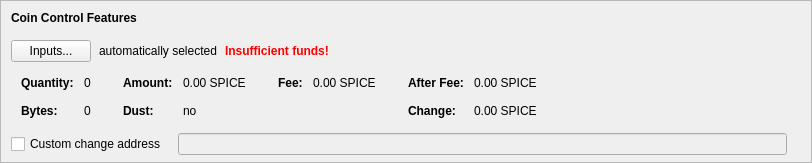
    <widget class="QFrame" name="frameCoinControl">
     <property name="sizePolicy">
      <sizepolicy hsizetype="Expanding" vsizetype="Expanding">
       <horstretch>0</horstretch>
       <verstretch>0</verstretch>
      </sizepolicy>
     </property>
     <property name="maximumSize">
      <size>
       <width>16777215</width>
       <height>16777215</height>
      </size>
     </property>
     <property name="frameShape">
      <enum>QFrame::StyledPanel</enum>
     </property>
     <property name="frameShadow">
      <enum>QFrame::Sunken</enum>
     </property>
     <layout class="QVBoxLayout" name="verticalLayoutCoinControl2">
      <property name="spacing">
       <number>0</number>
      </property>
      <property name="leftMargin">
       <number>0</number>
      </property>
      <property name="topMargin">
       <number>0</number>
      </property>
      <property name="rightMargin">
       <number>0</number>
      </property>
      <property name="bottomMargin">
       <number>6</number>
      </property>
      <item>
       <layout class="QVBoxLayout" name="verticalLayoutCoinControl" stretch="0,0,0,0,1">
        <property name="spacing">
         <number>0</number>
        </property>
        <property name="leftMargin">
         <number>10</number>
        </property>
        <property name="topMargin">
         <number>10</number>
        </property>
        <item>
         <layout class="QHBoxLayout" name="horizontalLayoutCoinControl1">
          <property name="bottomMargin">
           <number>15</number>
          </property>
          <item>
           <widget class="QLabel" name="labelCoinControlFeatures">
            <property name="sizePolicy">
             <sizepolicy hsizetype="Preferred" vsizetype="Maximum">
              <horstretch>0</horstretch>
              <verstretch>0</verstretch>
             </sizepolicy>
            </property>
            <property name="font">
             <font>
              <weight>75</weight>
              <bold>true</bold>
             </font>
            </property>
            <property name="styleSheet">
             <string notr="true">font-weight:bold;</string>
            </property>
            <property name="text">
             <string>Coin Control Features</string>
            </property>
           </widget>
          </item>
         </layout>
        </item>
        <item>
         <layout class="QHBoxLayout" name="horizontalLayoutCoinControl2" stretch="0,0,0,0">
          <property name="spacing">
           <number>8</number>
          </property>
          <property name="bottomMargin">
           <number>10</number>
          </property>
          <item>
           <widget class="QPushButton" name="pushButtonCoinControl">
            <property name="styleSheet">
             <string notr="true"/>
            </property>
            <property name="text">
             <string>Inputs...</string>
            </property>
            <property name="autoDefault">
             <bool>false</bool>
            </property>
           </widget>
          </item>
          <item>
           <widget class="QLabel" name="labelCoinControlAutomaticallySelected">
            <property name="text">
             <string>automatically selected</string>
            </property>
            <property name="margin">
             <number>5</number>
            </property>
           </widget>
          </item>
          <item>
           <widget class="QLabel" name="labelCoinControlInsuffFunds">
            <property name="font">
             <font>
              <weight>75</weight>
              <bold>true</bold>
             </font>
            </property>
            <property name="styleSheet">
             <string notr="true">color:red;font-weight:bold;</string>
            </property>
            <property name="text">
             <string>Insufficient funds!</string>
            </property>
            <property name="margin">
             <number>5</number>
            </property>
           </widget>
          </item>
          <item>
           <spacer name="horizontalSpacerCoinControl">
            <property name="orientation">
             <enum>Qt::Horizontal</enum>
            </property>
            <property name="sizeHint" stdset="0">
             <size>
              <width>40</width>
              <height>1</height>
             </size>
            </property>
           </spacer>
          </item>
         </layout>
        </item>
        <item>
         <widget class="QWidget" name="widgetCoinControl" native="true">
          <property name="sizePolicy">
           <sizepolicy hsizetype="Preferred" vsizetype="Preferred">
            <horstretch>0</horstretch>
            <verstretch>0</verstretch>
           </sizepolicy>
          </property>
          <property name="minimumSize">
           <size>
            <width>0</width>
            <height>0</height>
           </size>
          </property>
          <property name="styleSheet">
           <string notr="true"/>
          </property>
          <layout class="QHBoxLayout" name="horizontalLayoutCoinControl5">
           <property name="leftMargin">
            <number>0</number>
           </property>
           <property name="topMargin">
            <number>0</number>
           </property>
           <property name="rightMargin">
            <number>0</number>
           </property>
           <property name="bottomMargin">
            <number>0</number>
           </property>
           <item>
            <layout class="QHBoxLayout" name="horizontalLayoutCoinControl3" stretch="0,0,0,1">
             <property name="spacing">
              <number>20</number>
             </property>
             <property name="topMargin">
              <number>0</number>
             </property>
             <property name="bottomMargin">
              <number>10</number>
             </property>
             <item>
              <layout class="QFormLayout" name="formLayoutCoinControl1">
               <property name="horizontalSpacing">
                <number>10</number>
               </property>
               <property name="verticalSpacing">
                <number>14</number>
               </property>
               <property name="leftMargin">
                <number>10</number>
               </property>
               <property name="topMargin">
                <number>4</number>
               </property>
               <property name="rightMargin">
                <number>6</number>
               </property>
               <item row="0" column="0">
                <widget class="QLabel" name="labelCoinControlQuantityText">
                 <property name="font">
                  <font>
                   <weight>75</weight>
                   <bold>true</bold>
                  </font>
                 </property>
                 <property name="text">
                  <string>Quantity:</string>
                 </property>
                 <property name="margin">
                  <number>0</number>
                 </property>
                </widget>
               </item>
               <item row="0" column="1">
                <widget class="QLabel" name="labelCoinControlQuantity">
                 <property name="cursor">
                  <cursorShape>IBeamCursor</cursorShape>
                 </property>
                 <property name="contextMenuPolicy">
                  <enum>Qt::ActionsContextMenu</enum>
                 </property>
                 <property name="text">
                  <string notr="true">0</string>
                 </property>
                 <property name="margin">
                  <number>0</number>
                 </property>
                 <property name="textInteractionFlags">
                  <set>Qt::LinksAccessibleByMouse|Qt::TextSelectableByKeyboard|Qt::TextSelectableByMouse</set>
                 </property>
                </widget>
               </item>
               <item row="1" column="0">
                <widget class="QLabel" name="labelCoinControlBytesText">
                 <property name="font">
                  <font>
                   <weight>75</weight>
                   <bold>true</bold>
                  </font>
                 </property>
                 <property name="text">
                  <string>Bytes:</string>
                 </property>
                </widget>
               </item>
               <item row="1" column="1">
                <widget class="QLabel" name="labelCoinControlBytes">
                 <property name="cursor">
                  <cursorShape>IBeamCursor</cursorShape>
                 </property>
                 <property name="contextMenuPolicy">
                  <enum>Qt::ActionsContextMenu</enum>
                 </property>
                 <property name="text">
                  <string notr="true">0</string>
                 </property>
                 <property name="textInteractionFlags">
                  <set>Qt::LinksAccessibleByMouse|Qt::TextSelectableByKeyboard|Qt::TextSelectableByMouse</set>
                 </property>
                </widget>
               </item>
              </layout>
             </item>
             <item>
              <layout class="QFormLayout" name="formLayoutCoinControl2">
               <property name="horizontalSpacing">
                <number>10</number>
               </property>
               <property name="verticalSpacing">
                <number>14</number>
               </property>
               <property name="leftMargin">
                <number>6</number>
               </property>
               <property name="topMargin">
                <number>4</number>
               </property>
               <property name="rightMargin">
                <number>6</number>
               </property>
               <item row="0" column="0">
                <widget class="QLabel" name="labelCoinControlAmountText">
                 <property name="font">
                  <font>
                   <weight>75</weight>
                   <bold>true</bold>
                  </font>
                 </property>
                 <property name="text">
                  <string>Amount:</string>
                 </property>
                 <property name="margin">
                  <number>0</number>
                 </property>
                </widget>
               </item>
               <item row="0" column="1">
                <widget class="QLabel" name="labelCoinControlAmount">
                 <property name="cursor">
                  <cursorShape>IBeamCursor</cursorShape>
                 </property>
                 <property name="contextMenuPolicy">
                  <enum>Qt::ActionsContextMenu</enum>
                 </property>
                 <property name="text">
                  <string notr="true">0.00 SPICE</string>
                 </property>
                 <property name="textInteractionFlags">
                  <set>Qt::LinksAccessibleByMouse|Qt::TextSelectableByKeyboard|Qt::TextSelectableByMouse</set>
                 </property>
                </widget>
               </item>
               <item row="1" column="0">
                <widget class="QLabel" name="labelCoinControlLowOutputText">
                 <property name="font">
                  <font>
                   <weight>75</weight>
                   <bold>true</bold>
                  </font>
                 </property>
                 <property name="text">
                  <string>Dust:</string>
                 </property>
                </widget>
               </item>
               <item row="1" column="1">
                <widget class="QLabel" name="labelCoinControlLowOutput">
                 <property name="cursor">
                  <cursorShape>IBeamCursor</cursorShape>
                 </property>
                 <property name="contextMenuPolicy">
                  <enum>Qt::ActionsContextMenu</enum>
                 </property>
                 <property name="text">
                  <string notr="true">no</string>
                 </property>
                 <property name="textInteractionFlags">
                  <set>Qt::LinksAccessibleByMouse|Qt::TextSelectableByKeyboard|Qt::TextSelectableByMouse</set>
                 </property>
                </widget>
               </item>
              </layout>
             </item>
             <item>
              <layout class="QFormLayout" name="formLayoutCoinControl3">
               <property name="horizontalSpacing">
                <number>10</number>
               </property>
               <property name="verticalSpacing">
                <number>14</number>
               </property>
               <property name="leftMargin">
                <number>6</number>
               </property>
               <property name="topMargin">
                <number>4</number>
               </property>
               <property name="rightMargin">
                <number>6</number>
               </property>
               <item row="0" column="0">
                <widget class="QLabel" name="labelCoinControlFeeText">
                 <property name="font">
                  <font>
                   <weight>75</weight>
                   <bold>true</bold>
                  </font>
                 </property>
                 <property name="text">
                  <string>Fee:</string>
                 </property>
                 <property name="margin">
                  <number>0</number>
                 </property>
                </widget>
               </item>
               <item row="0" column="1">
                <widget class="QLabel" name="labelCoinControlFee">
                 <property name="cursor">
                  <cursorShape>IBeamCursor</cursorShape>
                 </property>
                 <property name="contextMenuPolicy">
                  <enum>Qt::ActionsContextMenu</enum>
                 </property>
                 <property name="text">
                  <string notr="true">0.00 SPICE</string>
                 </property>
                 <property name="textInteractionFlags">
                  <set>Qt::LinksAccessibleByMouse|Qt::TextSelectableByKeyboard|Qt::TextSelectableByMouse</set>
                 </property>
                </widget>
               </item>
             </layout>
             </item>
             <item>
              <layout class="QFormLayout" name="formLayoutCoinControl4">
               <property name="horizontalSpacing">
                <number>10</number>
               </property>
               <property name="verticalSpacing">
                <number>14</number>
               </property>
               <property name="leftMargin">
                <number>6</number>
               </property>
               <property name="topMargin">
                <number>4</number>
               </property>
               <property name="rightMargin">
                <number>6</number>
               </property>
               <item row="0" column="0">
                <widget class="QLabel" name="labelCoinControlAfterFeeText">
                 <property name="font">
                  <font>
                   <weight>75</weight>
                   <bold>true</bold>
                  </font>
                 </property>
                 <property name="text">
                  <string>After Fee:</string>
                 </property>
                 <property name="margin">
                  <number>0</number>
                 </property>
                </widget>
               </item>
               <item row="0" column="1">
                <widget class="QLabel" name="labelCoinControlAfterFee">
                 <property name="cursor">
                  <cursorShape>IBeamCursor</cursorShape>
                 </property>
                 <property name="contextMenuPolicy">
                  <enum>Qt::ActionsContextMenu</enum>
                 </property>
                 <property name="text">
                  <string notr="true">0.00 SPICE</string>
                 </property>
                 <property name="textInteractionFlags">
                  <set>Qt::LinksAccessibleByMouse|Qt::TextSelectableByKeyboard|Qt::TextSelectableByMouse</set>
                 </property>
                </widget>
               </item>
               <item row="1" column="0">
                <widget class="QLabel" name="labelCoinControlChangeText">
                 <property name="font">
                  <font>
                   <weight>75</weight>
                   <bold>true</bold>
                  </font>
                 </property>
                 <property name="text">
                  <string>Change:</string>
                 </property>
                </widget>
               </item>
               <item row="1" column="1">
                <widget class="QLabel" name="labelCoinControlChange">
                 <property name="cursor">
                  <cursorShape>IBeamCursor</cursorShape>
                 </property>
                 <property name="contextMenuPolicy">
                  <enum>Qt::ActionsContextMenu</enum>
                 </property>
                 <property name="text">
                  <string notr="true">0.00 SPICE</string>
                 </property>
                 <property name="textInteractionFlags">
                  <set>Qt::LinksAccessibleByMouse|Qt::TextSelectableByKeyboard|Qt::TextSelectableByMouse</set>
                 </property>
                </widget>
               </item>
              </layout>
             </item>
            </layout>
           </item>
          </layout>
         </widget>
        </item>
        <item>
         <layout class="QHBoxLayout" name="horizontalLayoutCoinControl4" stretch="0,0,0">
          <property name="spacing">
           <number>12</number>
          </property>
          <property name="sizeConstraint">
           <enum>QLayout::SetDefaultConstraint</enum>
          </property>
          <property name="topMargin">
           <number>5</number>
          </property>
          <property name="rightMargin">
           <number>5</number>
          </property>
          <item>
           <widget class="QCheckBox" name="checkBoxCoinControlChange">
            <property name="toolTip">
             <string>If this is activated, but the change address is empty or invalid, change will be sent to a newly generated address.</string>
            </property>
            <property name="text">
             <string>Custom change address</string>
            </property>
           </widget>
          </item>
          <item>
           <widget class="QValidatedLineEdit" name="lineEditCoinControlChange">
            <property name="enabled">
             <bool>false</bool>
            </property>
            <property name="sizePolicy">
             <sizepolicy hsizetype="Expanding" vsizetype="Fixed">
              <horstretch>0</horstretch>
              <verstretch>0</verstretch>
             </sizepolicy>
            </property>
           </widget>
          </item>
          <item>
           <widget class="QLabel" name="labelCoinControlChangeLabel">
            <property name="sizePolicy">
             <sizepolicy hsizetype="Preferred" vsizetype="Expanding">
              <horstretch>0</horstretch>
              <verstretch>0</verstretch>
             </sizepolicy>
            </property>
            <property name="minimumSize">
             <size>
              <width>0</width>
              <height>0</height>
             </size>
            </property>
            <property name="text">
             <string/>
            </property>
            <property name="margin">
             <number>3</number>
            </property>
           </widget>
          </item>
         </layout>
        </item>
        <item>
         <spacer name="verticalSpacerCoinControl">
          <property name="orientation">
           <enum>Qt::Vertical</enum>
          </property>
          <property name="sizeHint" stdset="0">
           <size>
            <width>800</width>
            <height>1</height>
           </size>
          </property>
         </spacer>
        </item>
       </layout>
      </item>
     </layout>
    </widget>
